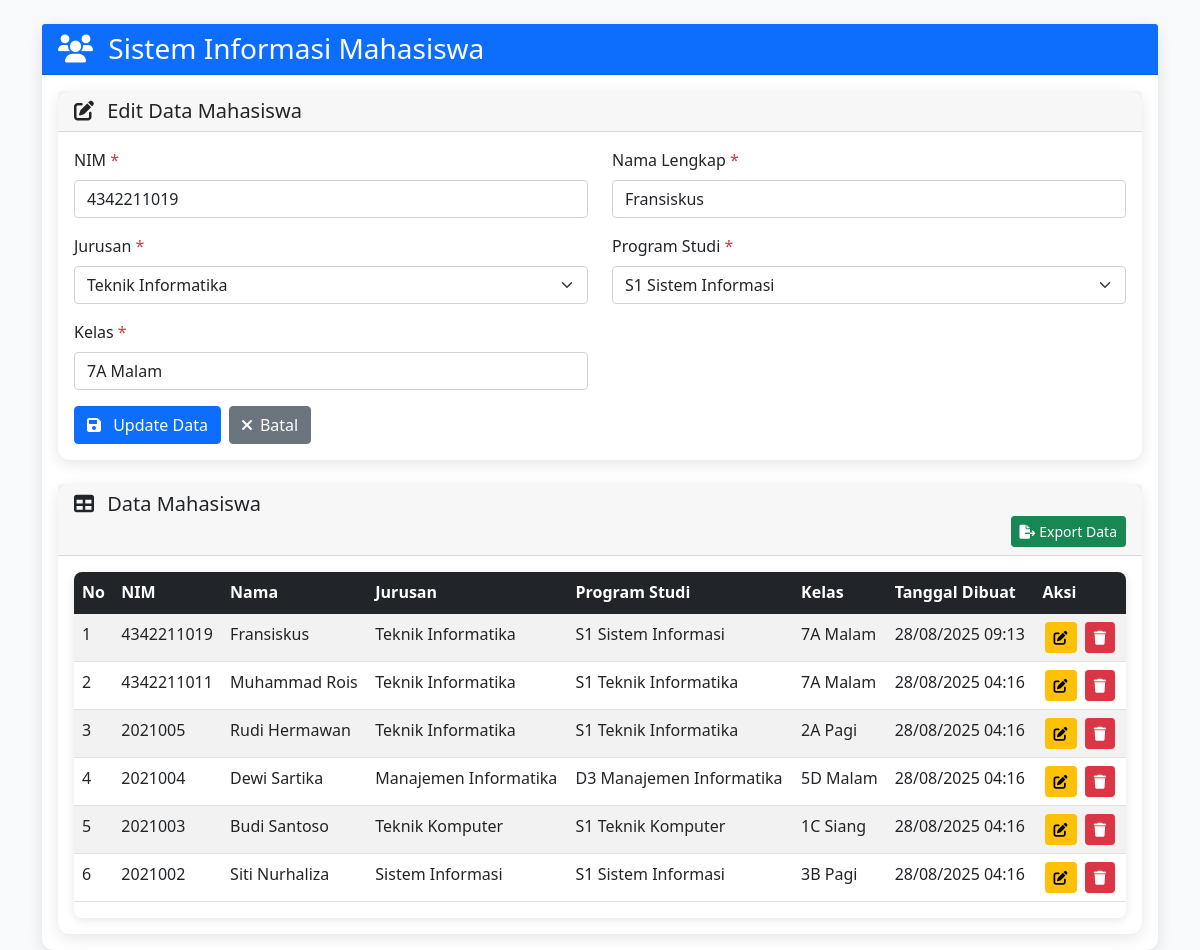
Page /view/index.php?edit=6 on the committed database.
### tables this page shows
CREATE TABLE `user` (
  `id` int(11) NOT NULL,
  `nim` varchar(20) NOT NULL,
  `nama` varchar(35) NOT NULL,
  `jurusan` varchar(100) NOT NULL,
  `prodi` varchar(100) NOT NULL,
  `kelas` varchar(20) NOT NULL,
  `created_at` timestamp NOT NULL DEFAULT current_timestamp(),
  `update_at` timestamp NOT NULL DEFAULT current_timestamp() ON UPDATE current_timestamp()
);

### models/User.php (called while the page is built, shortened)
<?php
require_once '../config/config.php';
class User {
    private $conn;
    private $table_name = "user";
    public $id;
    public function __construct() {
        $database = new Database();
        $this->conn = $database->getConnection();
    }
    public function read() {
        $query = "SELECT * FROM " . $this->table_name . " ORDER BY id DESC";
        $result = mysqli_query($this->conn, $query);
        return $result;
    }
    public function readOne() {
        $query = "SELECT * FROM " . $this->table_name . " WHERE id = " . $this->id;
        $result = mysqli_query($this->conn, $query);
        return mysqli_fetch_assoc($result);
    }
}
?>

### config/config.php (called while the page is built, shortened)
<?php
class Database {
    private $host = "localhost";
    private $username = "root";
    private $password = "";
    private $database = "mahasiswa";
    public function getConnection() {
        $this->conn = null;
        try{
            $this->conn = mysqli_connect($this->host, $this->username, $this->password, $this->database);
            mysqli_set_charset($this->conn, "utf8");
        } catch(Exception $exception) {
            echo "Connection error: " . $exception->getMessage();
        }
        return $this->conn;
    }
}
?>

### view/index.php (the view, shortened to what this page needs)
<?php
require_once '../models/User.php';
$user = new User();
$edit_user = null;
if (isset($_GET['edit'])) {
    $user->id = $_GET['edit'];
    $edit_user = $user->readOne();
}
$result = $user->read();
?>
<!DOCTYPE html>
<html lang="id">
<head>
    <link href="https://cdn.jsdelivr.net/npm/bootstrap@5.1.3/dist/css/bootstrap.min.css" rel="stylesheet">
    <link href="https://cdnjs.cloudflare.com/ajax/libs/font-awesome/6.0.0/css/all.min.css" rel="stylesheet">
</head>
<body class="bg-light">
    <div class="container mt-4">
        <div class="row">
            <div class="col-12">
                <div class="card">
                    <div class="card-header bg-primary text-white">
                        <h3 class="mb-0">
                            <i class="fas fa-users me-2"></i>
                            Sistem Informasi Mahasiswa
                        </h3>
                    </div>
                    <div class="card-body">
                        <div class="card mb-4">
                            <div class="card-header">
                                <h5 class="mb-0">
                                    <i class="fas fa-edit me-2"></i>
                                    <?php echo $edit_user ? 'Edit Data Mahasiswa' : 'Tambah Data Mahasiswa Baru'; ?>
                                </h5>
                            </div>
                            <div class="card-body">
                                <form method="POST" action="">
                                    <div class="row">
                                        <div class="col-md-6 mb-3">
                                            <label for="nim" class="form-label">NIM <span class="text-danger">*</span></label>
                                            <input type="text" class="form-control" id="nim" name="nim"
                                                   value="<?php echo $edit_user ? $edit_user['nim'] : ''; ?>"
                                                   placeholder="Masukkan NIM Mahasiswa  " required>
                                        </div>
                                        <div class="col-md-6 mb-3">
                                            <label for="nama" class="form-label">Nama Lengkap <span class="text-danger">*</span></label>
                                            <input type="text" class="form-control" id="nama" name="nama"
                                                   value="<?php echo $edit_user ? $edit_user['nama'] : ''; ?>" required>
                                        </div>
                                    </div>
                                    <div class="row">
                                        <div class="col-md-6 mb-3">
                                            <label for="jurusan" class="form-label">Jurusan <span class="text-danger">*</span></label>
                                            <select class="form-select" id="jurusan" name="jurusan" required>
                                                <option value="Teknik Informatika" <?php echo ($edit_user && $edit_user['jurusan'] == 'Teknik Informatika') ? 'selected' : ''; ?>>Teknik Informatika</option>
                                            </select>
                                        </div>
                                        <div class="col-md-6 mb-3">
                                            <label for="prodi" class="form-label">Program Studi <span class="text-danger">*</span></label>
                                            <select class="form-select" id="prodi" name="prodi" required>
                                                <option value="">Pilih Program Studi</option>
                                            </select>
                                        </div>
                                    </div>
                                    <div class="row">
                                        <div class="col-md-6 mb-3">
                                            <label for="kelas" class="form-label">Kelas <span class="text-danger">*</span></label>
                                            <input type="text" class="form-control" id="kelas" name="kelas"
                                                   value="<?php echo $edit_user ? $edit_user['kelas'] : ''; ?>"
                                                   placeholder="Contoh: 7A Malam, 3B Pagi, 1C Siang" required>
                                        </div>
                                    </div>
                                    <div class="d-flex gap-2">
                                        <button type="submit" class="btn btn-primary" title="Simpan Data">
                                            <i class="fas fa-save me-2"></i>
                                            <?php echo $edit_user ? 'Update Data' : 'Simpan Data'; ?>
                                        </button>
                                        <?php if ($edit_user): ?>
                                            <a href="index.php" class="btn btn-secondary">
                                                <i class="fas fa-times me-2"></i>Batal
                                            </a>
                                        <?php endif; ?>
                                    </div>
                                </form>
                            </div>
                        </div>
                        <div class="card">
                            <div class="card-header">
                                <h5 class="mb-0">
                                    <i class="fas fa-table me-2"></i>
                                    Data Mahasiswa
                                </h5>
                                <a href="export.php" class="btn btn-success btn-sm float-end" title="Export Data">
                                <i class="fas fa-file-export me-1"></i>Export Data
                                </a>
                            </div>
                            <div class="card-body">
                                <div class="table-responsive">
                                    <table class="table table-striped table-hover">
                                        <thead class="table-dark">
                                            <tr>
                                                <th>No</th>
                                                <th>NIM</th>
                                                <th>Nama</th>
                                                <th>Jurusan</th>
                                                <th>Program Studi</th>
                                                <th>Kelas</th>
                                                <th>Tanggal Dibuat</th>
                                                <th>Aksi</th>
                                            </tr>
                                        </thead>
                                        <tbody>
                                            <?php
                                            if (mysqli_num_rows($result) > 0):
                                                $no = 1;
                                                while ($row = mysqli_fetch_assoc($result)):
                                            ?>
                                                <tr>
                                                    <td><?php echo $no++; ?></td>
                                                    <td><?php echo $row['nim']; ?></td>
                                                    <td><?php echo htmlspecialchars($row['nama']); ?></td>
                                                    <td><?php echo htmlspecialchars($row['jurusan']); ?></td>
                                                    <td><?php echo htmlspecialchars($row['prodi']); ?></td>
                                                    <td><?php echo $row['kelas']; ?></td>
                                                    <td><?php echo date('d/m/Y H:i', strtotime($row['created_at'])); ?></td>
                                                    <td>
                                                        <a href="?edit=<?php echo $row['id']; ?>" class="btn btn-sm btn-warning btn-action" title="Edit">
                                                            <i class="fas fa-edit"></i>
                                                        </a>
                                                        <a href="?delete=<?php echo $row['id']; ?>" class="btn btn-sm btn-danger btn-action"
                                                           onclick="return confirm('Apakah Anda yakin ingin menghapus data ini?')" title="Hapus">
                                                            <i class="fas fa-trash"></i>
                                                        </a>
                                                    </td>
                                                </tr>
                                            <?php
                                                endwhile;
                                            endif; ?>
                                        </tbody>
                                    </table>
                                </div>
                            </div>
                        </div>
                    </div>
                </div>
            </div>
        </div>
    </div>
</body>
</html>

### view/index.php (style rules this page uses)
.table-responsive { border-radius: 8px; box-shadow: 0 2px 10px rgba(0,0,0,0.1); }
.card { border: none; box-shadow: 0 4px 15px rgba(0,0,0,0.1); border-radius: 12px; }
.btn-action { margin: 0 2px; }

### rows in the picture
user: nim "4342211019", nama "Fransiskus", jurusan "Teknik Informatika", kelas "7A Malam", prodi "S1 Sistem Informasi", created_at "28/08/2025 09:13"
user: nim "4342211011", nama "Muhammad Rois", jurusan "Teknik Informatika", prodi "S1 Teknik Informatika", kelas "7A Malam", created_at "28/08/2025 04:16"
user: nim "2021005", nama "Rudi Hermawan", jurusan "Teknik Informatika", prodi "S1 Teknik Informatika", kelas "2A Pagi", created_at "28/08/2025 04:16"
user: nim "2021004", nama "Dewi Sartika", jurusan "Manajemen Informatika", prodi "D3 Manajemen Informatika", kelas "5D Malam", created_at "28/08/2025 04:16"
user: nim "2021003", nama "Budi Santoso", jurusan "Teknik Komputer", prodi "S1 Teknik Komputer", kelas "1C Siang", created_at "28/08/2025 04:16"
user: nim "2021002", nama "Siti Nurhaliza", jurusan "Sistem Informasi", prodi "S1 Sistem Informasi", kelas "3B Pagi", created_at "28/08/2025 04:16"
